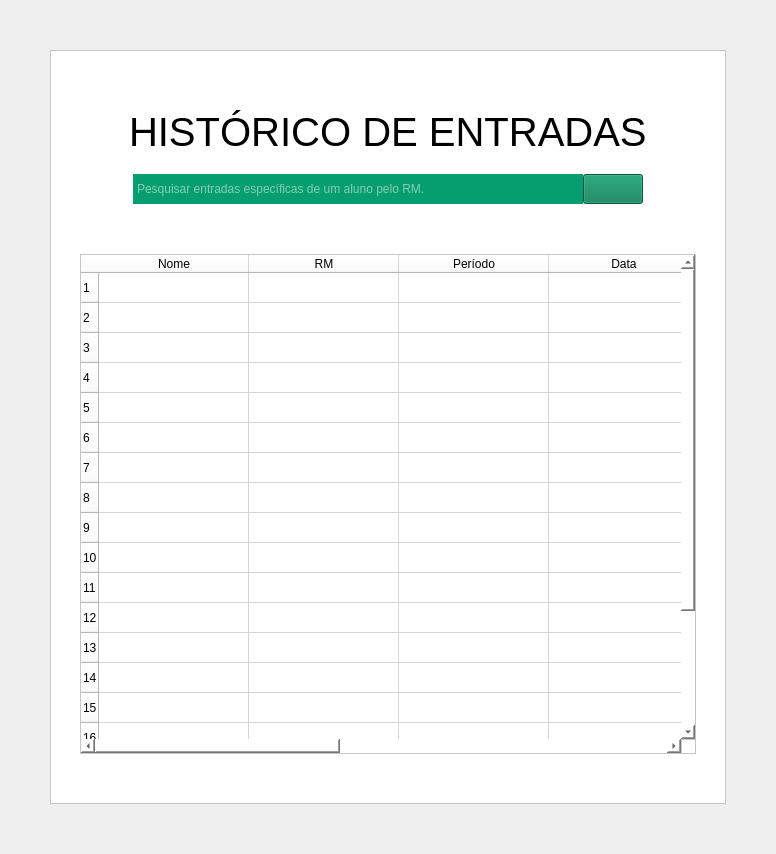
         <widget class="QWidget" name="pg_Entradas">
          <layout class="QGridLayout" name="gridLayout_3">
           <property name="leftMargin">
            <number>50</number>
           </property>
           <property name="topMargin">
            <number>50</number>
           </property>
           <property name="rightMargin">
            <number>50</number>
           </property>
           <property name="bottomMargin">
            <number>50</number>
           </property>
           <property name="spacing">
            <number>0</number>
           </property>
           <item row="0" column="0">
            <widget class="QFrame" name="frame_2">
             <property name="styleSheet">
              <string notr="true">background-color: rgb(255, 255, 255);</string>
             </property>
             <property name="frameShape">
              <enum>QFrame::StyledPanel</enum>
             </property>
             <property name="frameShadow">
              <enum>QFrame::Raised</enum>
             </property>
             <layout class="QGridLayout" name="gridLayout_5">
              <item row="0" column="0">
               <layout class="QVBoxLayout" name="verticalLayout_5">
                <property name="spacing">
                 <number>0</number>
                </property>
                <property name="leftMargin">
                 <number>20</number>
                </property>
                <property name="rightMargin">
                 <number>20</number>
                </property>
                <item>
                 <spacer name="verticalSpacer_32">
                  <property name="orientation">
                   <enum>Qt::Vertical</enum>
                  </property>
                  <property name="sizeHint" stdset="0">
                   <size>
                    <width>20</width>
                    <height>40</height>
                   </size>
                  </property>
                 </spacer>
                </item>
                <item>
                 <widget class="QWidget" name="widget_2" native="true">
                  <layout class="QHBoxLayout" name="horizontalLayout_29">
                   <item>
                    <spacer name="horizontalSpacer_11">
                     <property name="orientation">
                      <enum>Qt::Horizontal</enum>
                     </property>
                     <property name="sizeHint" stdset="0">
                      <size>
                       <width>40</width>
                       <height>20</height>
                      </size>
                     </property>
                    </spacer>
                   </item>
                   <item>
                    <widget class="QLabel" name="label_3">
                     <property name="font">
                      <font>
                       <family>Arial</family>
                       <pointsize>30</pointsize>
                      </font>
                     </property>
                     <property name="text">
                      <string>HISTÓRICO DE ENTRADAS</string>
                     </property>
                    </widget>
                   </item>
                   <item>
                    <spacer name="horizontalSpacer_12">
                     <property name="orientation">
                      <enum>Qt::Horizontal</enum>
                     </property>
                     <property name="sizeHint" stdset="0">
                      <size>
                       <width>40</width>
                       <height>20</height>
                      </size>
                     </property>
                    </spacer>
                   </item>
                  </layout>
                 </widget>
                </item>
                <item>
                 <layout class="QHBoxLayout" name="horizontalLayout_4">
                  <property name="spacing">
                   <number>0</number>
                  </property>
                  <property name="topMargin">
                   <number>10</number>
                  </property>
                  <property name="bottomMargin">
                   <number>10</number>
                  </property>
                  <item>
                   <spacer name="horizontalSpacer_9">
                    <property name="orientation">
                     <enum>Qt::Horizontal</enum>
                    </property>
                    <property name="sizeHint" stdset="0">
                     <size>
                      <width>40</width>
                      <height>20</height>
                     </size>
                    </property>
                   </spacer>
                  </item>
                  <item>
                   <widget class="QLineEdit" name="etyPesquisar_PgEntradas">
                    <property name="minimumSize">
                     <size>
                      <width>450</width>
                      <height>0</height>
                     </size>
                    </property>
                    <property name="maximumSize">
                     <size>
                      <width>16777215</width>
                      <height>30</height>
                     </size>
                    </property>
                    <property name="styleSheet">
                     <string notr="true">QLineEdit{
	background-color:#069E6E;
	border: 2px solid #069E6E;
	color: #ffffff;
}

</string>
                    </property>
                    <property name="placeholderText">
                     <string>Pesquisar entradas específicas de um aluno pelo RM.</string>
                    </property>
                   </widget>
                  </item>
                  <item>
                   <widget class="QPushButton" name="btnPesquisar_PgEntradas">
                    <property name="minimumSize">
                     <size>
                      <width>60</width>
                      <height>30</height>
                     </size>
                    </property>
                    <property name="maximumSize">
                     <size>
                      <width>606</width>
                      <height>30</height>
                     </size>
                    </property>
                    <property name="styleSheet">
                     <string notr="true">QPushButton{
	background-color:#047b55;
	color:#ffffff;
}

QPushButton:hover{
	background-color: rgb(44, 97, 70);
}

QPushButton:pressed{
	background-color: rgb(2, 45, 29);
}
</string>
                    </property>
                    <property name="text">
                     <string/>
                    </property>
                    <property name="icon">
                     <iconset resource="../imagens/imagens_usadas.qrc">
                      <normaloff>:/imagens/imgPesquisar.png</normaloff>:/imagens/imgPesquisar.png</iconset>
                    </property>
                    <property name="iconSize">
                     <size>
                      <width>25</width>
                      <height>25</height>
                     </size>
                    </property>
                   </widget>
                  </item>
                  <item>
                   <spacer name="horizontalSpacer_10">
                    <property name="orientation">
                     <enum>Qt::Horizontal</enum>
                    </property>
                    <property name="sizeHint" stdset="0">
                     <size>
                      <width>40</width>
                      <height>20</height>
                     </size>
                    </property>
                   </spacer>
                  </item>
                 </layout>
                </item>
                <item>
                 <spacer name="verticalSpacer_30">
                  <property name="orientation">
                   <enum>Qt::Vertical</enum>
                  </property>
                  <property name="sizeHint" stdset="0">
                   <size>
                    <width>20</width>
                    <height>40</height>
                   </size>
                  </property>
                 </spacer>
                </item>
                <item>
                 <widget class="QTableWidget" name="tbl_historicoEntradas">
                  <property name="minimumSize">
                   <size>
                    <width>0</width>
                    <height>500</height>
                   </size>
                  </property>
                  <property name="maximumSize">
                   <size>
                    <width>16777215</width>
                    <height>650</height>
                   </size>
                  </property>
                  <property name="rowCount">
                   <number>20</number>
                  </property>
                  <attribute name="horizontalHeaderDefaultSectionSize">
                   <number>150</number>
                  </attribute>
                  <row/>
                  <row/>
                  <row/>
                  <row/>
                  <row/>
                  <row/>
                  <row/>
                  <row/>
                  <row/>
                  <row/>
                  <row/>
                  <row/>
                  <row/>
                  <row/>
                  <row/>
                  <row/>
                  <row/>
                  <row/>
                  <row/>
                  <row/>
                  <column>
                   <property name="text">
                    <string>Nome</string>
                   </property>
                  </column>
                  <column>
                   <property name="text">
                    <string>RM</string>
                   </property>
                  </column>
                  <column>
                   <property name="text">
                    <string>Período</string>
                   </property>
                  </column>
                  <column>
                   <property name="text">
                    <string>Data</string>
                   </property>
                  </column>
                  <column>
                   <property name="text">
                    <string>Horário</string>
                   </property>
                  </column>
                  <column>
                   <property name="text">
                    <string>Status</string>
                   </property>
                  </column>
                  <column>
                   <property name="text">
                    <string>Segurança</string>
                   </property>
                  </column>
                 </widget>
                </item>
               </layout>
              </item>
              <item row="1" column="0">
               <spacer name="verticalSpacer_34">
                <property name="orientation">
                 <enum>Qt::Vertical</enum>
                </property>
                <property name="sizeHint" stdset="0">
                 <size>
                  <width>20</width>
                  <height>40</height>
                 </size>
                </property>
               </spacer>
              </item>
             </layout>
             <zorder>verticalSpacer_34</zorder>
            </widget>
           </item>
          </layout>
         </widget>
